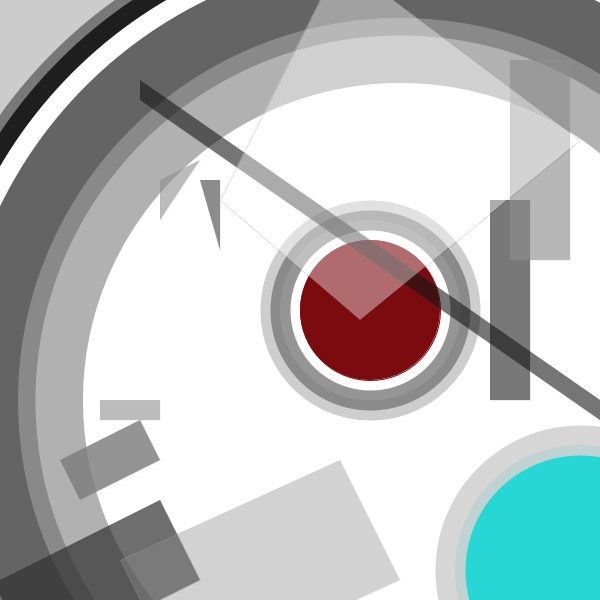
Frame 1 (no input)
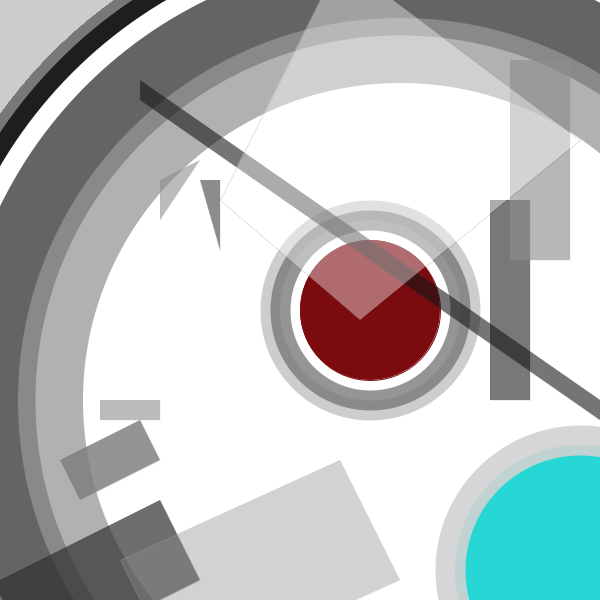
Frame 60 (the mouse pressed at the canvas centre just before this capture)
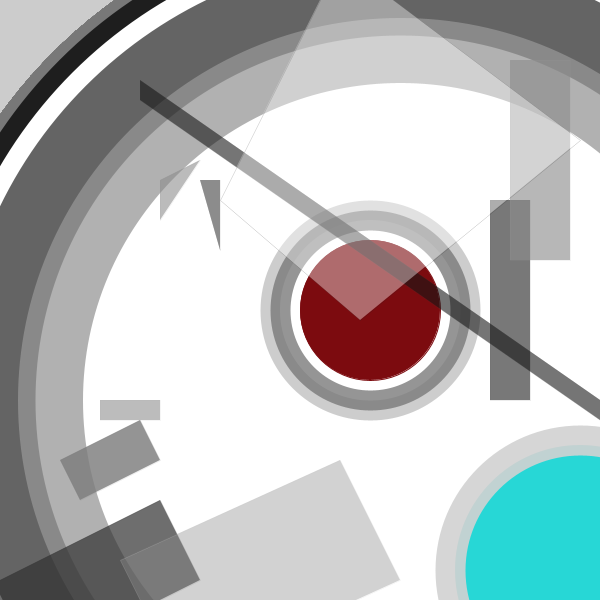
Frame 120 (the mouse held since frame 60 and released just before this capture)

The Processing sketch that drew these frames (run headless with seeded random() and noise(); from frame 60 on, the mouse is pressed at the canvas centre):

// Processing sketch: processing_14349
// ── processing_14349.pde

int x = 370;
int y = 310;
int a = 580;
int b = 570;


void setup() {
 size (600,600);
smooth();
}

void draw() {
fill(255);
stroke(120);
strokeWeight(18);
ellipse(400,400,965,965);

stroke(30);
strokeWeight(18);
ellipse(400,400,945,945);

stroke(100);
strokeWeight(80);
ellipse(400,400,810,810);

stroke(150,190);
strokeWeight(65);
ellipse(400,400,700,700);

float n=dist(a,b,mouseX,mouseY);
if(mousePressed==true&&  n < 125) {
  
  background(222,245,180);
  
  fill(222,245,180);
  stroke(34,240,228,100);
  strokeWeight(18);
  ellipse(400,400,965,965);

  stroke(34,240,228,70);
  strokeWeight(18);
  ellipse(400,400,945,945);

  stroke(34,240,228);
  strokeWeight(80);
  ellipse(400,400,810,810);

  stroke(34,240,228,150);
  strokeWeight(65);
  ellipse(400,400,700,700);
}
  
stroke(180,170);
strokeWeight(20);
ellipse(370,310,200,200);

stroke(120,200);
strokeWeight(20);
ellipse(370,310,180,180);

fill(124,11,15);
stroke(124,11,15);
strokeWeight(1);
ellipse(370,310,140,140);

float d=dist(x,y,mouseX,mouseY);
if(mousePressed==true&&  d < 70) {
 background(222,245,180);
  
  stroke(240,39,39,170);
  strokeWeight(20);
  ellipse(370,310,200,200);

  stroke(245,79,79,200);
  strokeWeight(20);
  ellipse(370,310,180,180);
    
}

 fill(120);
stroke(100);
strokeWeight(0);
rect(490,200,40,200);

fill(140,160);
stroke(160);
rect(510,60,60,200);

fill(20,150);
stroke(60,200);
quad(140,80,600,400,600,420,140,100);


fill(255,100);
stroke(30);
quad(340,-40,580,140,360,320,220,200);

fill(140);
stroke(140);
triangle(200,180,220,180,220,250);

fill(140,150);
stroke(140,150);
triangle(160,180,200,160,160,220);

fill(170,200);
stroke(170);
rect(100,400,60,20);

fill(125,210);
stroke(125,210);
quad(60,460,140,420,160,460,80,500);

fill(50,180);
stroke(50,180);
quad(-40,600,160,500,200,580,0,680);

fill(140,100);
stroke(200);
quad(120,560,340,460,400,580,180,680);

fill(15,211,210,230);
stroke(170,230);
ellipse(580,570,250,250);

fill(255,0);
stroke(210,230);
strokeWeight(30);
ellipse(580,570,260,260);

if(keyPressed==true) {
  fill(255);
  stroke(34,240,228,100);
  strokeWeight(18);
  ellipse(400,400,965,965);

  stroke(34,240,228,70);
  strokeWeight(18);
  ellipse(400,400,945,945);

  stroke(34,240,228);
  strokeWeight(80);
  ellipse(400,400,810,810);

  stroke(34,240,228,150);
  strokeWeight(65);
  ellipse(400,400,700,700);
}

 if(keyPressed==true) {
  stroke(240,39,39,170);
  strokeWeight(20);
  ellipse(370,310,200,200);

  stroke(245,79,79,200);
  strokeWeight(20);
  ellipse(370,310,180,180);
   }

if(keyPressed==true)
{
  fill(178,250,45,200);
  stroke(178,250,45,200);
  rect(100,400,60,20);

  fill(178,250,45,210);
  stroke(178,250,45,210);
  quad(60,460,140,420,160,460,80,500);

  fill(178,250,45,180);
  stroke(178,250,45,180);
  quad(-40,600,160,500,200,580,0,680);

  fill(178,250,45,100);
  stroke(178,250,45,100);
  quad(120,560,340,460,400,580,180,680);
}
}
